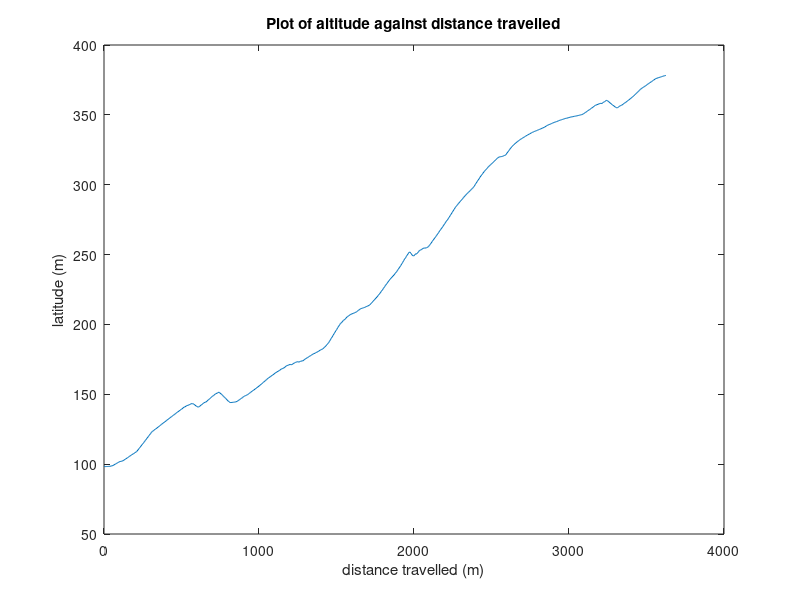
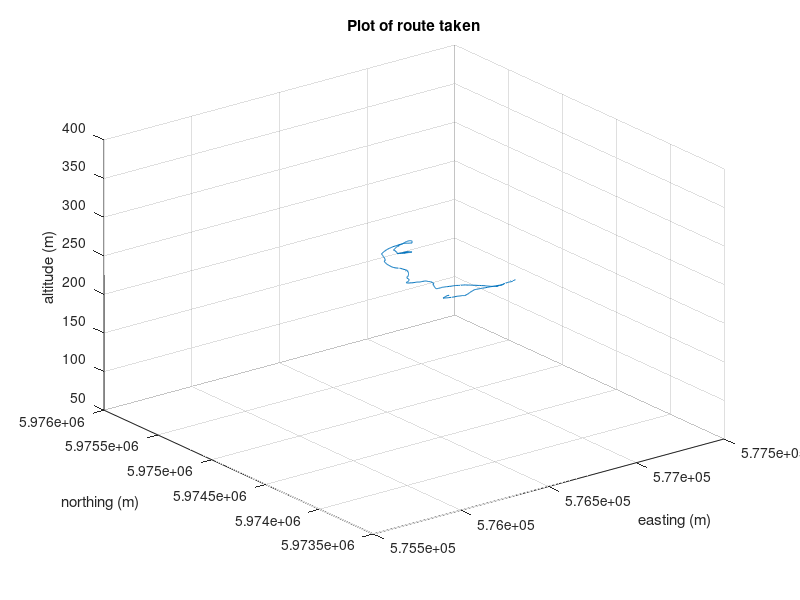

These figures' MATLAB source, in order:
% return_to_ilkley_moor.m Reads the route taken on the night orienteering social and
% plots it in 3D.

clear;

% First we must determine the number of rows in the data so we can use the
% RNG argument in dlmread. Use the size function to determine this. Due to
% issues with dlmread reading the date format found in the first column, we
% start at C = 1 and R = 1 to not read the header.

data_points = length(dlmread('ilkley_orienteering.txt', '\t',1,1))

% Now we have the size we can use dlmread to get each of the three data
% sets representing UTM Eastings, UTM Northings and altitude. Replace values for
% R1, C1, R2 and C2 in the below functions:

east = dlmread('ilkley_orienteering.txt', '\t', [1, 3, data_points, 3]);
north = dlmread('ilkley_orienteering.txt', '\t', [1, 4, data_points, 4]);
alt = dlmread('ilkley_orienteering.txt', '\t', [1, 5, data_points, 5]);

[max_alt, index_hat]=max(alt);

east_hat = east(1:index_hat);
north_hat = north(1:index_hat);
alt_hat = alt(1:index_hat);

distance = zeros(length(alt_hat),1);

for x = 1:length(north_hat)-1
    
    % This is the part where we find the magnitude, note the triple dots at the end of the first
    % line. We can use those to spread a statement over two lines making it
    % easier to read.
    step_distance = sqrt((east_hat(x+1)-east_hat(x))^2+(north_hat(x+1)...
        -north_hat(x))^2+(alt_hat(x+1)-alt_hat(x))^2);

    % distance at x = 1 should be zero so we start adding the steps at x+1
    distance(x+1) = distance(x)+step_distance;
end


figure(1)
plot(distance, alt_hat);
xlabel('distance travelled (m)')
ylabel('latitude (m)');
title('Plot of altitude against distance travelled')

figure(2)
plot3(east_hat, north_hat, alt_hat);
xlabel('easting (m)')
ylabel('northing (m)');
zlabel('altitude (m)');
title('Plot of route taken')
grid on

solution=sprintf(...
    ['The hat can be found at an altitude of %0.1fm'...
    ' at coordinates of %0.1fm UTM-easting and %0.1fm UTM-northing.\n'...
    'You have to walk %0.1fm to get there.'],...
    alt_hat(end), east_hat(end), north_hat(end), distance(end))